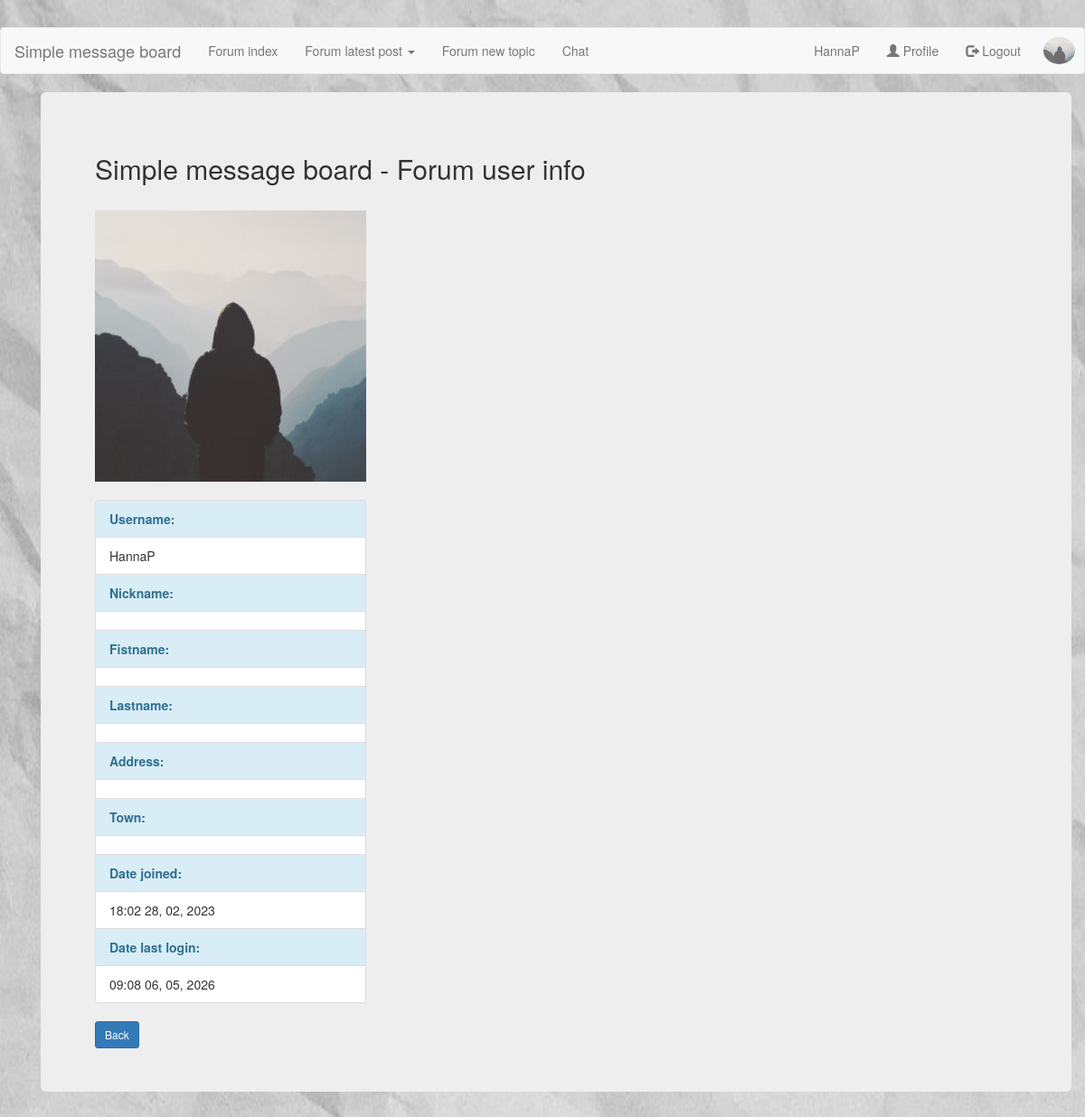
The page /home/1/user_info/ (signed in) on the database its author committed.
### users/models.py (models this page shows, shortened)
class Profile(models.Model):
    user = models.OneToOneField(User, on_delete=models.CASCADE)
    nickname = models.CharField(max_length=40, blank=True)
    club = models.CharField(max_length=200, blank=True)
    call = models.CharField(max_length=200, blank=True)
    qth = models.CharField(max_length=200, blank=True)
    address = models.CharField(max_length=200, blank=True)
    email_public = models.EmailField(max_length=200, blank=True)
    town = models.CharField(max_length=200, blank=True)
    country = models.CharField(max_length=200, blank=True)
    initial_chat = models.CharField(max_length=200, default='<p></p>')
    beep_sound = models.BooleanField(default=False)
    beep_volume = models.PositiveBigIntegerField(default=100, validators=[
            MaxValueValidator(100),
            MinValueValidator(1)
        ])
    user_level= models.PositiveIntegerField(default=10)
    list_rows= models.PositiveIntegerField(default=10)
    items_in_page= models.PositiveIntegerField(default=10)
    messages_in_chat_page= models.PositiveIntegerField(default=10, validators=[
            MaxValueValidator(50),
            MinValueValidator(1)
        ])
    image = models.ImageField(default='default.jpg', upload_to='profile_pics')

### forum/models.py (models this page shows, shortened)
class Home_page(models.Model):
    title = models.CharField(max_length=100, blank=False)
    content = RichTextField()
    public_post = models.BooleanField(default=False)
    date_posted = models.DateTimeField(default=timezone.now)
    date_last_save = models.DateTimeField(auto_now=timezone.now)
    author = models.ForeignKey(User, on_delete=models.CASCADE)

### forum/views.py (the view)
# urls.py: path('home/<int:pk>/user_info/', UserHomeDetailView.as_view(), name='home_user_info')
class UserHomeDetailView(LoginRequiredMixin, DetailView): #Show selected home user information
    model = Home_page
    template_name = 'forum/user_info.html'
    def get_context_data(self, **kwargs):
        context = super().get_context_data(**kwargs)
        context['title'] = 'Forum user info'
        context['title_page'] = 'Simple message board'
        return context

### forum/templates/forum/user_info.html
{% extends "forum/base.html" %}
{% block content %}
<div class="container">
	<div class="jumbotron">
		<h2>{{ title_page }} - {{ title }}</h2>
		<br>
		<img src="{{ object.author.profile.image.url }}" class="special-img" style="width:300px">
		<br><br>
		<ul class="list-group" style="width:300px">
			<li class="list-group-item list-group-item-info"><b> Username:</b></li>
			<li class="list-group-item">{{ object.author.username }}</li>
			<li class="list-group-item list-group-item-info"><b> Nickname:</b></li>
			<li class="list-group-item">{{ object.author.profile.nickname }}</li>
			<li class="list-group-item list-group-item-info"><b>Fistname:</b></li>
			<li class="list-group-item">{{ object.author.first_name }}</li>
			<li class="list-group-item list-group-item-info"><b>Lastname:</b></li>
			<li class="list-group-item">{{ object.author.last_name}}</li>
			<li class="list-group-item list-group-item-info"><b>Address:</b></li>
			<li class="list-group-item">{{ object.author.profile.address}}</li>
			<li class="list-group-item list-group-item-info"><b>Town:</b></li>
			<li class="list-group-item">{{ object.author.profile.town}}</li>
			<li class="list-group-item list-group-item-info"><b>Date joined:</b></li>
			<li class="list-group-item">{{ object.author.date_joined|date:'H:i d, m, Y' }}</li>
			<li class="list-group-item list-group-item-info"><b>Date last login:</b></li>
			<li class="list-group-item">{{ object.author.last_login|date:'H:i d, m, Y'}}</li>
		</ul>
		<a class="btn btn-primary btn-sm mt-1 mb-1" href="javascript:history.go(-1)">Back</a>
	</div>
</div>
{% endblock content %}

### forum/templates/forum/base.html (shortened to what this page needs)
{% load static %}
<!DOCTYPE html>
<html>
<head>
    <link rel="stylesheet" href="https://maxcdn.bootstrapcdn.com/bootstrap/3.4.1/css/bootstrap.min.css">
</head>
  <body>
    <header class="site-header">
      <nav class="navbar navbar-default" >
        <div class="container-fluid" >
          <div class="navbar-header">
            <a class="navbar-brand" href="{% url 'message-board_home' %}">Simple message board</a>
          </div>
          <ul class="nav navbar-nav">
            <li><a href="{% url 'forum_index' %}">Forum index</a></li>
            <li class="dropdown"><a class="dropdown-toggle" data-toggle="dropdown" href="#">Forum latest post <span class="caret"></span></a>
            </li>
            <li><a href="{% url 'forum_topic-create' %}">Forum new topic</a></li>
            <li><a href="{% url 'chat_view' %}">Chat</a></li>
          </ul>
          <ul class="nav navbar-nav navbar-right">
            {% if user.is_authenticated %}
            <li><a href='javascript:;' data-toggle="modal" data-target="#logOutModal">
              <span class="glyphicon glyphicon-log-out"></span> Logout</a></li>
              <img src="{{ user.profile.image.url }}" class="img-circle special-img person" style="width:55px">
            {% else %}
            <li><a href="{% url 'register' %}"><span class="glyphicon glyphicon-user"></span> Sign Up</a></li>
            <li><a href="{% url 'login' %}"><span class="glyphicon glyphicon-log-in"></span> Login</a></li>
            {% endif %}
          </ul>
        </div>
      </nav>
    </header>
    <main role="main" class="container">
      <div class="row">
        <div class="col-md-8">
          {% block content %}{% endblock %}
        </div>
      </div>
    </main>
  </body>
</html>

### rows shown on the page
Home_page: author.profile.image (placeholder picture), author.username "HannaP", author.date_joined "18:02 28, 02, 2023", author.last_login "09:08 06, 05, 2026"

### other values the page prints
{{ title_page }} "Simple message board"
{{ title }} "Forum user info"
